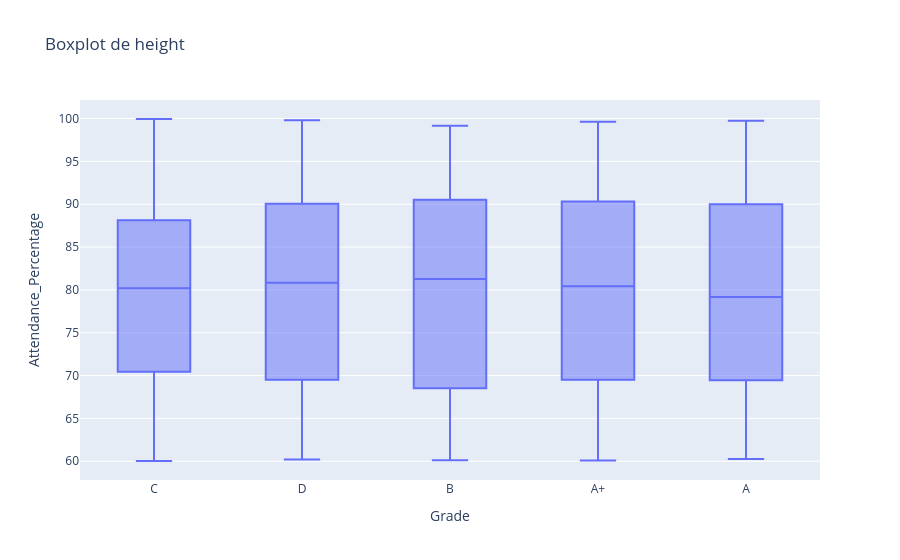

This figure's notebook cell:
### Code cell
fig = px.box(df,x='Grade' , y='Attendance_Percentage', title='Boxplot de height')
fig.show()

### Figure 1 — Plotly figure (JSON) as saved in the notebook; plotly's stock layout.template omitted (floating-point values rounded to 4 significant figures; data arrays with more than 128 entries replaced by an {"elided": "..."} marker saying what was removed)
{"data": [{"alignmentgroup": "True", "hovertemplate": "Grade=%{x}<br>Attendance_Percentage=%{y}<extra></extra>", "legendgroup": "", "marker": {"color": "#636efa"}, "name": "", "notched": false, "offsetgroup": "", "orientation": "v", "showlegend": false, "type": "box", "x": {"elided": "1000 str values"}, "x0": " ", "xaxis": "x", "y": {"elided": "1000 float values"}, "y0": " ", "yaxis": "y"}], "layout": {"boxmode": "group", "legend": {"tracegroupgap": 0}, "title": {"text": "Boxplot de height"}, "xaxis": {"anchor": "y", "domain": [0, 1], "title": {"text": "Grade"}}, "yaxis": {"anchor": "x", "domain": [0, 1], "title": {"text": "Attendance_Percentage"}}}}
